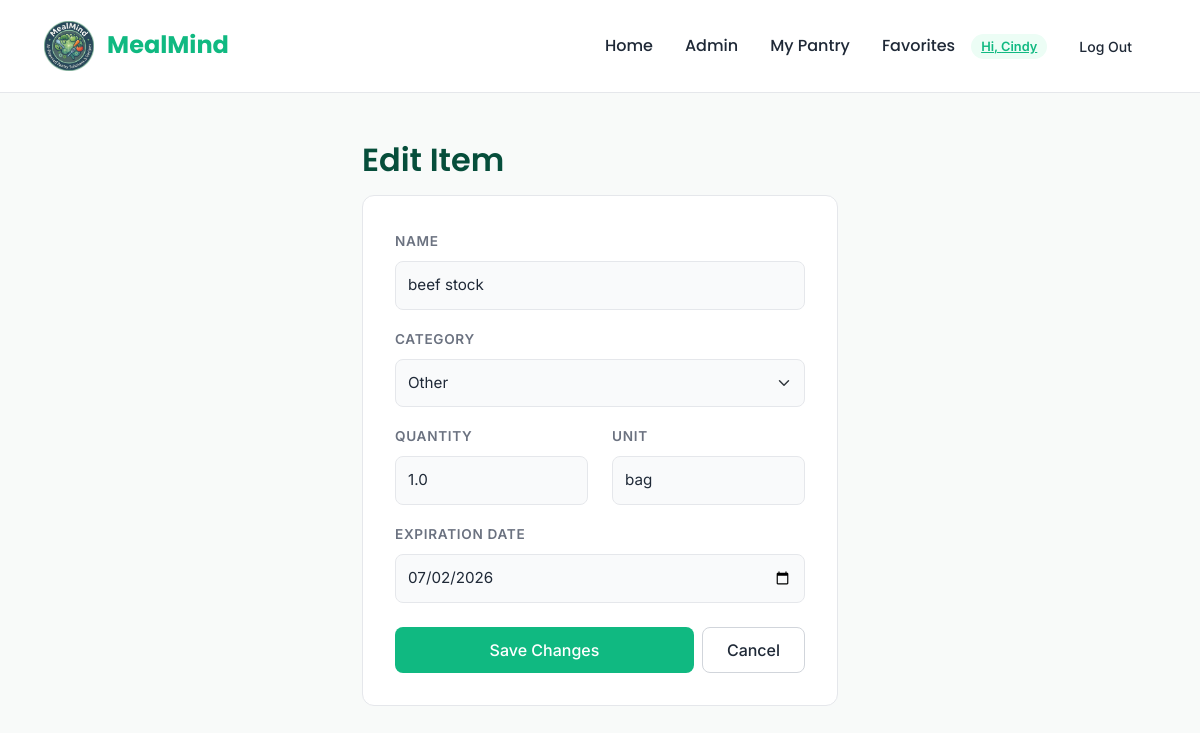
The page /pantry/edit/7 (signed in) on the database its author committed.
### app/models.py (models this page shows, shortened)
class User(UserMixin, db.Model):
    __tablename__ = "users"
    id = db.Column(db.Integer, primary_key=True)
    username = db.Column(db.String(150), unique=True, nullable=False)
    email = db.Column(db.String, unique=True, nullable=False)
    password = db.Column(db.String, nullable=False)
    created_on = db.Column(db.DateTime, nullable=False)
    is_admin = db.Column(db.Boolean, nullable=False, default=False)
    is_confirmed = db.Column(db.Boolean, nullable=False, default=False)
    confirmed_on = db.Column(db.DateTime, nullable=True)
    allergies = db.Column(db.JSON, nullable=True)

class PantryItem(db.Model):
    __tablename__ = "pantry_items"
    id = db.Column(db.Integer, primary_key=True)
    name = db.Column(db.String(100), nullable=False)
    category_id = db.Column(db.Integer, db.ForeignKey('categories.id'), nullable=False)
    user_id = db.Column(db.Integer, db.ForeignKey('users.id'), nullable=True)
    quantity = db.Column(db.Float, nullable=True)
    unit = db.Column(db.String(50), nullable=True)  # e.g., "lbs", "cups", "pieces"
    expiration_date = db.Column(db.Date, nullable=True)
    category = db.relationship('PantryCategory', backref='items')
    user = db.relationship('User', backref=db.backref('pantry_items', lazy='dynamic'))

class PantryCategory(db.Model):
    __tablename__ = "categories"
    id = db.Column(db.Integer, primary_key=True)
    name = db.Column(db.String(100), nullable=False)
    parent_id = db.Column(db.Integer, db.ForeignKey('categories.id'), nullable=True)
    parent = db.relationship('PantryCategory', remote_side=[id], backref='subcategories')

### app/routes.py (the view, shortened to what this page needs)
@routes_bp.route("/pantry/edit/<int:item_id>", methods=["GET", "POST"])
@login_required
def edit_item(item_id):
    from .models import PantryItem, PantryCategory
    item = PantryItem.query.get_or_404(item_id)
    if item.user_id != current_user.id and not getattr(current_user, 'is_admin', False):
        flash('Not authorized to edit this item.', 'danger')
        return redirect(url_for('routes.pantry'))
    categories = PantryCategory.query.order_by(PantryCategory.name).all()
    if request.method == 'GET':
        return render_template('pantry/edit_item.html', item=item, categories=categories)

### app/__init__.py (called while the page is built)
def create_app(config_class=None):
    if config_class is None:
        if os.getenv('VERCEL') or os.getenv('FLASK_ENV') == 'production':
            config_class = ProductionConfig
        else:
            config_class = DevelopmentConfig
    app = Flask(__name__, template_folder='templates', static_folder='static')
    CORS(app)
    app.config.from_object(config_class)
    db.init_app(app)
    login_manager = LoginManager()
    login_manager.login_view = 'routes.login'
    login_manager.init_app(app)
    from .models import User
    @login_manager.user_loader
    def load_user(user_id):
        return User.query.get(int(user_id))
    mail = Mail()
    mail.init_app(app)
    import app as _app
    _app.mail = mail
    from .routes import routes_bp
    app.register_blueprint(routes_bp)
    return app

### app/templates/pantry/edit_item.html (shortened to what this page needs)
{% extends "home/base.html" %}
{% block content %}
<div class="row justify-content-center">
  <div class="col-md-6">
    <h2 class="mb-3">Edit Item</h2>
    <div class="card">
      <form method="post" action="{{ url_for('routes.edit_item', item_id=item.id) }}">
        <div class="mb-3">
          <label class="form-label" for="name">Name</label>
          <input id="name" name="name" class="form-control" value="{{ item.name }}" required>
        </div>
        <div class="mb-3">
          <label class="form-label" for="category_id">Category</label>
          <select id="category_id" name="category_id" class="form-select" required>
            {% for cat in categories %}
              <option value="{{ cat.id }}" {% if item.category_id == cat.id %}selected{% endif %}>{{ cat.name }}</option>
            {% endfor %}
          </select>
        </div>
        <div class="row">
            <div class="col-6 mb-3">
                <label class="form-label" for="quantity">Quantity</label>
                <input id="quantity" name="quantity" class="form-control" value="{{ item.quantity if item.quantity is not none else '' }}">
            </div>
            <div class="col-6 mb-3">
                <label class="form-label" for="unit">Unit</label>
                <input id="unit" name="unit" class="form-control" value="{{ item.unit }}">
            </div>
        </div>
        <div class="mb-4">
          <label class="form-label" for="expiration_date">Expiration Date</label>
          <input id="expiration_date" name="expiration_date" type="date" class="form-control" value="{{ item.expiration_date.isoformat() if item.expiration_date }}">
        </div>
        <div class="d-flex gap-2">
          <button class="btn btn-success flex-grow-1" type="submit">Save Changes</button>
          <a href="{{ url_for('routes.pantry') }}" class="btn btn-outline-secondary">Cancel</a>
        </div>
      </form>
    </div>
  </div>
</div>
{% endblock %}

### app/templates/home/base.html (shortened to what this page needs)
<!DOCTYPE html>
<html lang="en">
<head>
    <link href="https://cdn.jsdelivr.net/npm/bootstrap@5.3.2/dist/css/bootstrap.min.css" rel="stylesheet">
    <link rel="stylesheet" href="https://cdnjs.cloudflare.com/ajax/libs/font-awesome/6.4.0/css/all.min.css">
    <link rel="stylesheet" href="{{ url_for('static', filename='style.css') }}">
</head>
<body>
<nav class="navbar navbar-expand-lg sticky-top">
    <div class="container-fluid">
        <a class="navbar-brand" href="{{ url_for('routes.index') }}" style="font-family:'Poppins', sans-serif; color: #10b981; font-weight:700; font-size: 1.5rem;">
            <img src="{{ url_for('static', filename='images/logo.png') }}" class="nav-icon-img" alt="Icon">
            MealMind
        </a>
        <div class="collapse navbar-collapse justify-content-end" id="navbarNav">
            <ul class="navbar-nav align-items-center">
                <li class="nav-item">
                    <a class="nav-link" href="{{ url_for('routes.index') }}">Home</a>
                </li>
                {% if current_user.is_authenticated and current_user.is_admin %}
                    <li class="nav-item">
                        <a class="nav-link" href="{{ url_for('routes.admin_dashboard') }}">Admin</a>
                    </li>
                {% endif %}
                {% if current_user.is_authenticated %}
                    <li class="nav-item">
                        <a class="nav-link" href="{{ url_for('routes.pantry') }}">My Pantry</a>
                    </li>
                    <li class="nav-item">
                        <a class="nav-link" href="{{ url_for('routes.favorites') }}">Favorites</a>
                    </li>
                    <li class="nav-item ms-2">
                        <a class="badge-custom" href="{{ url_for('routes.profile') }}">Hi, {{ current_user.username }}</a>
                    </li>
                    <li class="nav-item ms-2">
                        <a class="btn btn-sm btn-outline-secondary" href="{{ url_for('routes.logout') }}" style="border:none;">Log Out</a>
                    </li>
                {% endif %}
            </ul>
        </div>
    </div>
</nav>
<main class="py-5">
     <div class="container">
    {% block content %}{% endblock %}
    </div>
</main>
</body>
</html>

### app/static/style.css (style rules this page uses)
:root { --primary-green: #10b981; --hover-green: #059669; --bg-color: #f8faf9; --text-main: #1f2937; --text-muted: #6b7280; --card-bg: #ffffff; --border-radius: 12px; }
body { font-family: 'Inter', sans-serif; background-color: var(--bg-color); color: var(--text-main); line-height: 1.6; }
h1, h2, h3, h4, h5 { font-family: 'Poppins', sans-serif; color: #064e3b; font-weight: 600; }
.navbar { background-color: var(--card-bg) !important; border-bottom: 1px solid #e5e7eb; padding: 1rem 2rem; }
.nav-link { font-family: 'Poppins', sans-serif; font-weight: 500; color: var(--text-main) !important; margin-left: 1rem; transition: color 0.2s; }
.nav-icon-img { width: 50px; height: 50px; object-fit: contain; margin-right: 8px; vertical-align: middle; }
.container { max-width: 1000px; margin: 0 auto; }
.card, .control-panel, .recipe-card { background: var(--card-bg); border: 1px solid #e5e7eb; border-radius: var(--border-radius); padding: 2rem; box-shadow: none !important; margin-bottom: 1.5rem; }
.form-label { font-size: 0.85rem; font-weight: 600; text-transform: uppercase; letter-spacing: 0.05em; color: var(--text-muted); }
.form-control, .form-select, .pro-input { background-color: #f9fafb; border: 1px solid #e5e7eb; border-radius: 8px; padding: 12px; font-size: 0.95rem; color: var(--text-main); box-shadow: none !important; }
.btn { display: inline-flex; justify-content: center; align-items: center; text-align: center; border-radius: 8px; padding: 10px 24px; font-weight: 500; border: none; box-shadow: none; transition: background-color 0.2s; }
.btn-primary, .btn-success, .btn-primary-solid { background-color: var(--primary-green); color: white; }
.btn-outline-secondary { border: 1px solid #d1d5db; color: var(--text-main); }
.badge-custom { background-color: #ecfdf5; color: var(--primary-green); padding: 5px 10px; border-radius: 20px; font-size: 0.8rem; font-weight: 600; }

### rows shown on the page
User: username "Cindy"
PantryItem: name "beef stock", category_id "Other", quantity "1.0", unit "bag", expiration_date "07/02/2026"
